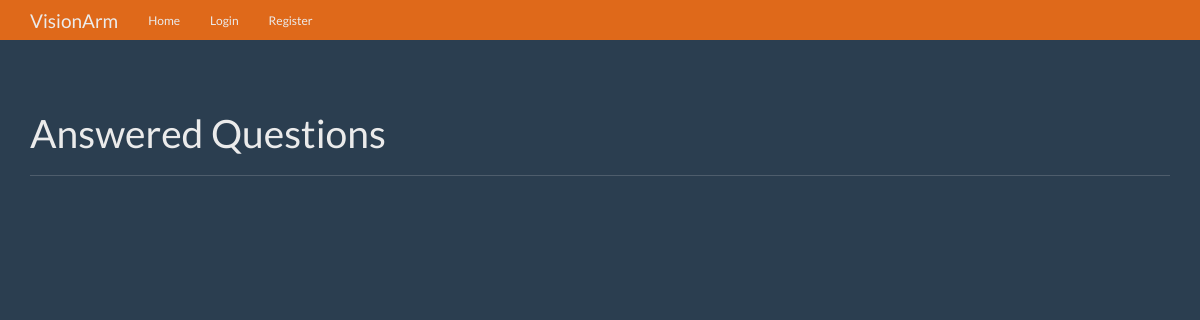
Before: / with the older database file.
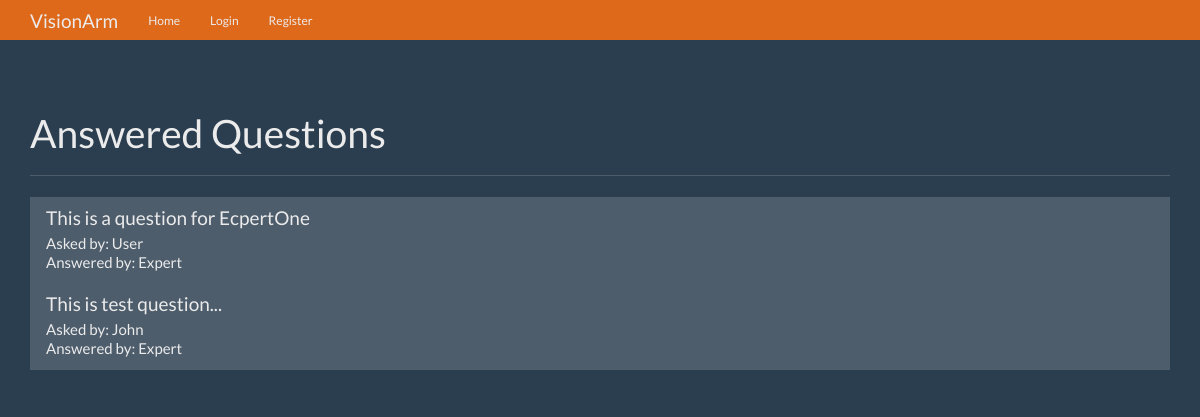
After: the same page with the newer database file.
### visionarm/models.py (models this page shows, shortened)
class Question(db.Model):
    id = db.Column(db.Integer, primary_key=True)
    question = db.Column(db.Text)
    answer = db.Column(db.Text)
    asked_by_id = db.Column(db.Integer, db.ForeignKey('user.id'))
    expert_id = db.Column(db.Integer, db.ForeignKey('user.id'))

class User(db.Model, UserMixin):
    id = db.Column(db.Integer, primary_key=True)
    login = db.Column(db.String(50))
    password = db.Column(db.String(100))
    name = db.Column(db.String(50))
    surname = db.Column(db.String(50))
    expert = db.Column(db.Boolean)
    admin = db.Column(db.Boolean)
    questions_asked = db.relationship(
        'Question',
        foreign_keys='Question.asked_by_id',
        backref='asker',
        lazy=True
    )
    answers_requested = db.relationship(
        'Question',
        foreign_keys='Question.expert_id',
        backref='expert',
        lazy=True
    )
    @property
    def unhashed_password(self):
        """
        Property that raises an error when attempting to access the unhashed password.

        Used to prevent direct access to the unhashed password.
        """
        raise AttributeError('Cannot view unhashed password!')

### visionarm/routes/main.py (the view)
@main.route('/')
def index():
    questions = Question.query.filter(Question.answer != None).all()
    context = {
        'questions': questions
    }
    return render_template('home.html', **context)

### visionarm/templates/home.html (shortened to what this page needs)
{% extends 'base.html' %}
{% block content %}
      <div class="page-header">
        <h1>Answered Questions</h1>
      </div>
      <div class="row">
        <div class="col-lg-12">
          <div class="list-group">
            {% for question in questions %}
              <a href="{{ url_for('main.question', question_id=question.id) }}" class="list-group-item">
                <h4 class="list-group-item-heading">{{ question.question }}</h4>
                <p class="list-group-item-text">Asked by: {{ question.asker.name }}</p>
                <p class="list-group-item-text">Answered by: {{ question.expert.name }}</p>
              </a>
            {% endfor %}
          </div>
        </div>
      </div>
{% endblock %}

### visionarm/templates/base.html (shortened to what this page needs)
<!DOCTYPE html>
<html lang="en">
  <head>
    <link href="{{ url_for('static', filename='bootstrap.min.css') }}" rel="stylesheet">
    <link href="{{ url_for('static', filename='theme.css') }}" rel="stylesheet">
  </head>
  <body>
    <nav class="navbar navbar-inverse navbar-fixed-top">
      <div class="container">
        <div class="navbar-header">
          <a class="navbar-brand" href="#">VisionArm</a>
        </div>
        <div id="navbar" class="navbar-collapse collapse">
          <ul class="nav navbar-nav">
            <li><a href="{{ url_for('main.index') }}">Home</a></li>
            {% if not current_user.is_authenticated %}
            <li><a href="{{ url_for('auth.login') }}">Login</a></li>
            <li><a href="{{ url_for('auth.register') }}">Register</a></li>
            {% endif %}
          </ul>
        </div>
      </div>
    </nav>
    <div class="container theme-showcase" role="main">
      {% block content %}{% endblock %}
    </div>
  </body>
</html>

### visionarm/static/theme.css (style rules this page uses)
body { padding-top: 70px; padding-bottom: 30px; }

Changed rows visible on the page:
added Question: question "This is a question for EcpertOne", asker.name "User", expert.name "Expert"
added Question: question "This is test question...", asker.name "John", expert.name "Expert"
